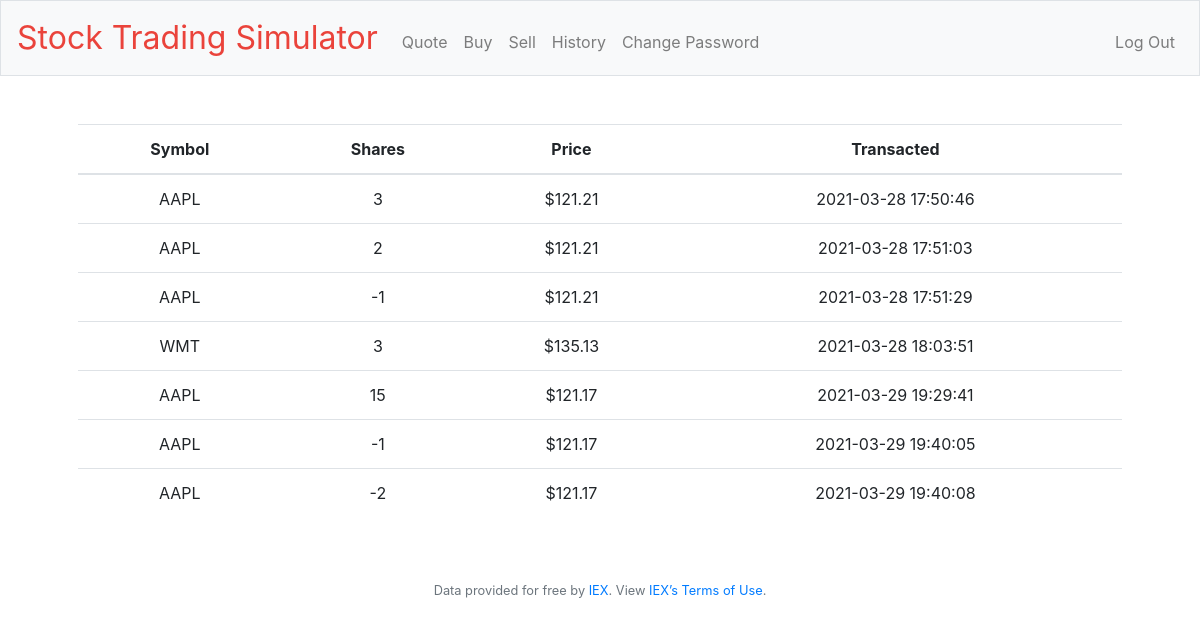
The app's page /history (signed in), older data.
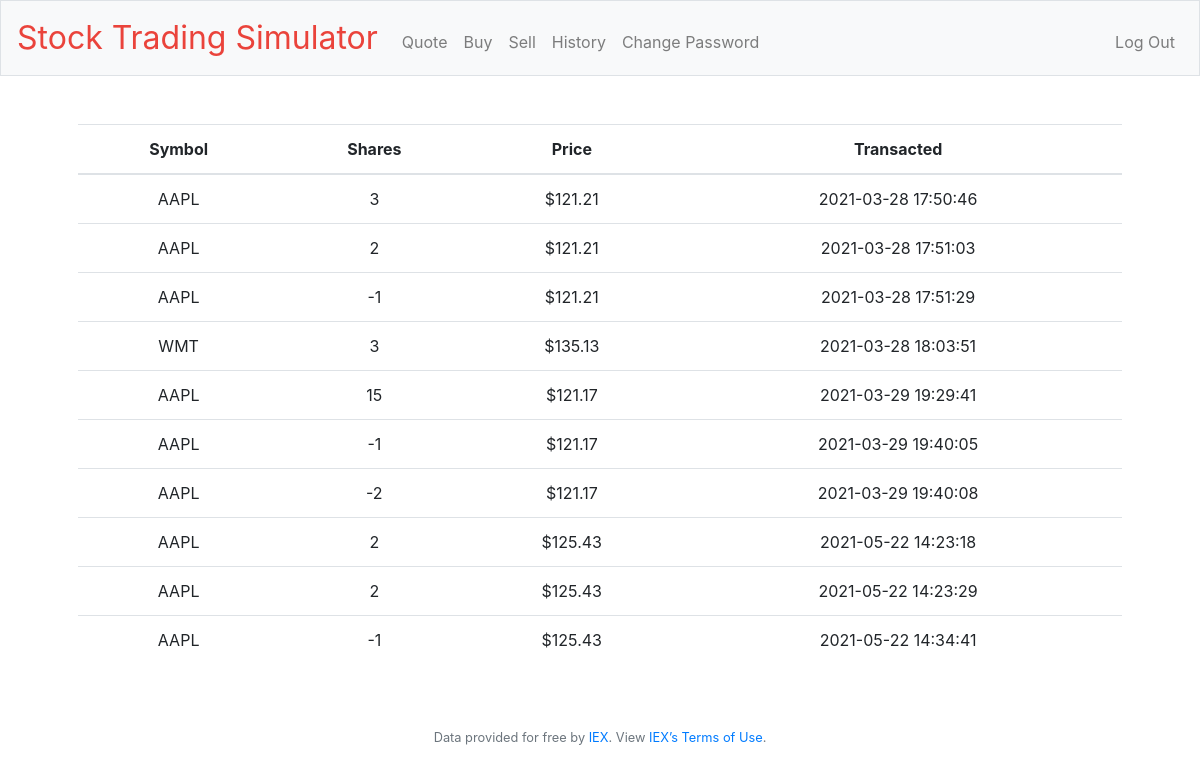
The same page, newer data.
### tables this page shows
CREATE TABLE buy (id INTEGER PRIMARY KEY AUTOINCREMENT NOT NULL, username TEXT NOT NULL, symbol TEXT NOT NULL, individualPrice NUMERIC NOT NULL, totalPrice NUMERIC NOT NULL, shares INTEGER, datetime TEXT NOT NULL);

### application.py (the view)
@app.route("/history")
@login_required
def history():
    user_info = db.execute("SELECT * FROM users WHERE id=?;", session["user_id"])
    history = db.execute("SELECT * FROM buy WHERE username=?;", user_info[0]["username"])
    return render_template("history.html", history=history, length=len(history))

### application.py (called while the page is built)
@app.after_request
def after_request(response):
    response.headers["Cache-Control"] = "no-cache, no-store, must-revalidate"
    response.headers["Expires"] = 0
    response.headers["Pragma"] = "no-cache"
    return response

### helpers.py (called while the page is built)
def login_required(f):
    @wraps(f)
    def decorated_function(*args, **kwargs):
        if session.get("user_id") is None:
            return redirect("/login")
        return f(*args, **kwargs)
    return decorated_function

def usd(value):
    return f"${value:,.2f}"

### templates/history.html (shortened to what this page needs)
{% extends "layout.html" %}
{% block main %}
    <table class="table">
        <thead>
            <tr>
                <th>Symbol</th>
                <th>Shares</th>
                <th>Price</th>
                <th>Transacted</th>
            </tr>
        </thead>
        <tbody>
            {% for i in range(0, length) %}
                <tr>
                    <td>{{ history[i]["symbol"] }}</td>
                    <td>{{ history[i]["shares"] }}</td>
                    <td>{{ history[i]["individualPrice"] | usd }}</td>
                    <td>{{ history[i]["datetime"] }}</td>
                </tr>
            {% endfor %}
        </tbody>
    </table>
{% endblock %}

### templates/layout.html (shortened to what this page needs)
<!DOCTYPE html>
<html lang="en">
    <head>
        <link rel="stylesheet" href="https://cdn.jsdelivr.net/npm/bootstrap@4.5.3/dist/css/bootstrap.min.css">
        <link href="/static/styles.css" rel="stylesheet">
    </head>
    <body>
        <nav class="navbar navbar-expand-md navbar-light bg-light border">
            <a class="navbar-brand" href="/"><span class="red">Stock Trading Simulator</span></a>
            <div class="collapse navbar-collapse" id="navbar">
                {% if session.user_id %}
                    <ul class="navbar-nav mr-auto mt-2">
                        <li class="nav-item"><a class="nav-link" href="/quote">Quote</a></li>
                        <li class="nav-item"><a class="nav-link" href="/buy">Buy</a></li>
                        <li class="nav-item"><a class="nav-link" href="/sell">Sell</a></li>
                        <li class="nav-item"><a class="nav-link" href="/history">History</a></li>
                        <li class="nav-item"><a class="nav-link" href="/changepassword">Change Password</a></li>
                    </ul>
                    <ul class="navbar-nav ml-auto mt-2">
                        <li class="nav-item"><a class="nav-link" href="/logout">Log Out</a></li>
                    </ul>
                {% else %}
                    <ul class="navbar-nav ml-auto mt-2">
                        <li class="nav-item"><a class="nav-link" href="/register">Register</a></li>
                        <li class="nav-item"><a class="nav-link" href="/login">Log In</a></li>
                    </ul>
                {% endif %}
            </div>
        </nav>
        <main class="container p-5">
            {% block main %}{% endblock %}
        </main>
        <footer class="small text-center text-muted">
            Data provided for free by <a href="https://iextrading.com/developer">IEX</a>. View <a href="https://iextrading.com/api-exhibit-a/">IEX’s Terms of Use</a>.
        </footer>
    </body>
</html>

### static/styles.css (style rules this page uses)
nav .navbar-brand { font-size: xx-large; }
nav .navbar-brand .red { color: #ea433b; }
main { overflow-x: auto; text-align: center; }

Row changes from the older to the newer data that the page shows:
added buy: symbol "AAPL", shares "2", individualPrice "$125.43", datetime "2021-05-22 14:23:18"
added buy: symbol "AAPL", shares "2", individualPrice "$125.43", datetime "2021-05-22 14:23:29"
added buy: symbol "AAPL", shares "-1", individualPrice "$125.43", datetime "2021-05-22 14:34:41"
